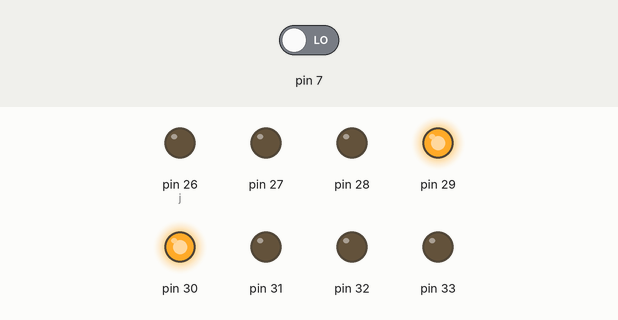
Recording of a sketch running on a simulated Arduino Mega 2560, built with avr-gcc and run on an emulated ATmega2560. Parts: output pins drawn as LEDs (lit = HIGH). Dashed ring = blinking. The inputs (shaded band) are chosen by the test bench; at power-on: pin 7 LOW.

Above: at 1.8 s.
1.9 s: pin 7 driven HIGH
At 2.4 s:
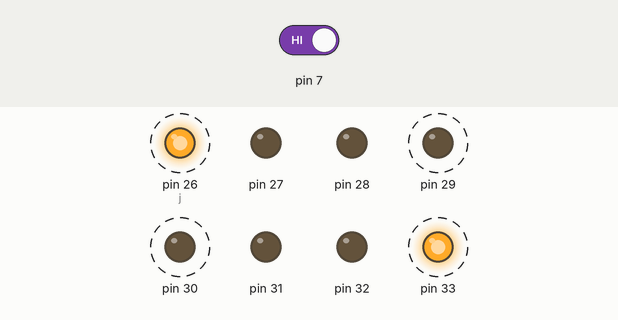
At 2.95 s:
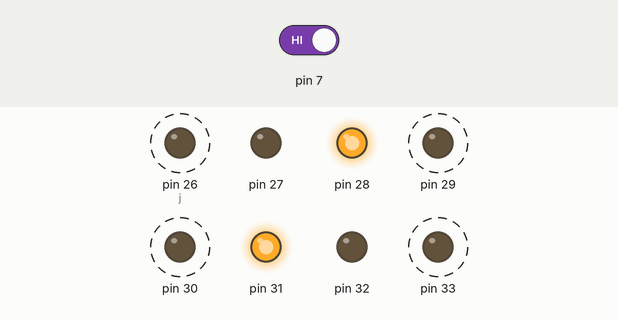
Timing chart, 0 to 10.9 s (numbered marks = the images above; inputs shaded):
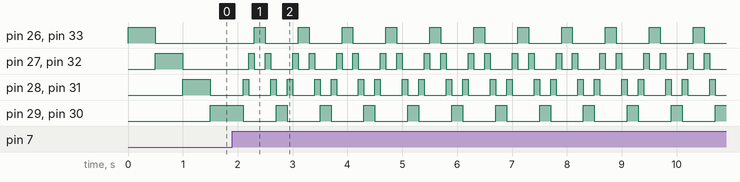

The sketch:

10_Zadatak_03.ino
```cpp
/* Napisati program koji pali lampice na pinovima od 26 do 33, tako
što prvo pali lampice 26 i 33, zatim 27 i 32, itd... sve dok se lampice ne
sudare. Nakon toga, lampice paliti u obrnutom redosledu, pa sve ponavljati.
U zavisnosti od stanja prekidaca SW na pinu 7, podesiti jednu od dve brzine
rotacije
*/

void setup()
{
  Serial.begin(9600);

  for(int i = 26; i <= 33; i++)
    pinMode(i, OUTPUT);
}

void loop()
{
    for(int i = 33, j = 26; i != j; i--, j++)
    {
        if(i < 26) i = 33;
        if(j > 33) j = 26;

        digitalWrite(i, HIGH);
        digitalWrite(j, HIGH);

        if(digitalRead(7))
            delay(100);
        else
            delay(500);

        digitalWrite(i, LOW);
        digitalWrite(j, LOW);
    }
}
```

Measured:
- after the input at 1.9 s, pin 26 (j), pin 33: alternates HIGH for 0.20 s and LOW for 0.60 s, starting after 0.40 s; pin 29, pin 30: alternates HIGH for 0.20 s and LOW for 0.60 s, starting after 0.20 s
- by itself, pin 27, pin 32: repeats every 0.80 s: LOW 0.20 s, HIGH 0.10 s, LOW 0.40 s, HIGH 0.10 s
- by itself, pin 28, pin 31: repeats every 0.80 s: LOW 0.40 s, HIGH 0.10 s, LOW 0.20 s, HIGH 0.10 s
